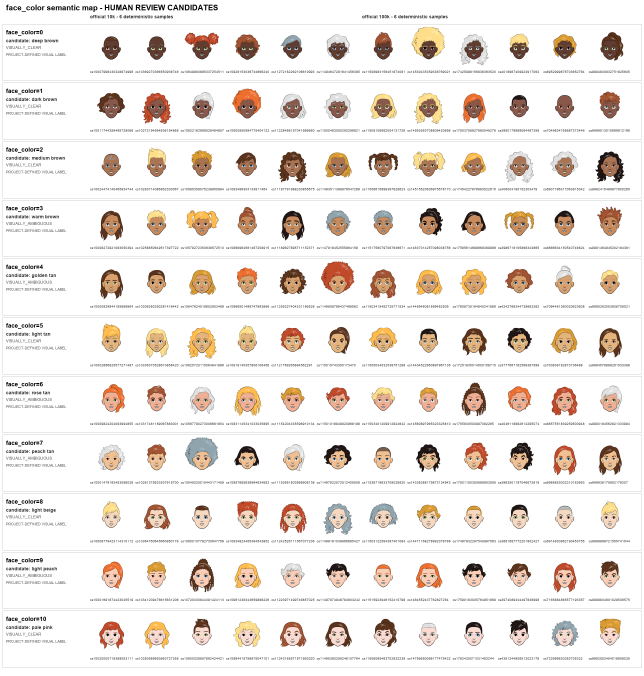
#> input picture reports/dr01_semantic_mapping/face_color_semantic_map.png, 1932 x 2028 px (shown at 1/3 size)
$ python -i build_v2_authentic64_cache.py   (imports and definitions only)
#> lines starting #> are read from the running program, lines starting #| are printed output that depends on the picture
"""Build and independently verify the canonical TRAIN-only native64 cache."""
from __future__ import annotations
import argparse, hashlib, json, os, tarfile, uuid
from pathlib import Path
import numpy as np
from PIL import Image

def sha(p:Path)->str:
 h=hashlib.sha256()
 with p.open('rb') as f:
  for b in iter(lambda:f.read(1<<20),b''):h.update(b)
 return h.hexdigest()
def pixels(stream)->np.ndarray:
 with Image.open(stream) as image:
#> image is the input picture: PIL image 1932x2028 RGB; mean R, G, B 239.7, 234.1, 229.8
  rgba=image.convert('RGBA'); white=Image.new('RGBA',rgba.size,(255,255,255,255)); rgb=Image.alpha_composite(white,rgba).convert('RGB').resize((64,64),Image.Resampling.BILINEAR)
#> after `white = Image.new('RGBA', rgba.size, (255, 255, 255, 255))`: white: PIL image 1932x2028 RGBA; every value is 255
#> after `rgb = Image.alpha_composite(white, rgba).convert('RGB').resize((64, 64`:
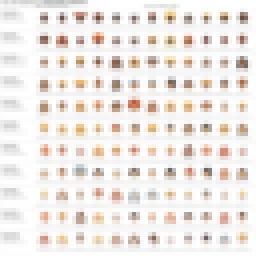
#> rgb: PIL image 64x64 RGB (shown 4 times larger); mean R, G, B 239.7, 234.1, 229.8
  return np.frombuffer(rgb.tobytes(),dtype=np.uint8).reshape(64,64,3).transpose(2,0,1).copy()
def main():
 p=argparse.ArgumentParser();p.add_argument('--data-root',type=Path,required=True);p.add_argument('--cache-dir',type=Path,required=True);a=p.parse_args()
 manifest=a.data_root/'data/processed/dr01_v1/text/10k/train.jsonl'; rows=[json.loads(x) for x in manifest.read_text(encoding='utf-8').splitlines() if x]
 if len(rows)!=8388 or any(r.get('split_role')!='TRAIN' for r in rows): raise ValueError('expected exactly canonical 8388-record TRAIN split')
 refs=[str(r['source_image_path']) for r in rows]; archives={x.split('::',1)[0] for x in refs}
 if len(archives)!=1 or any('::' not in x for x in refs): raise ValueError('original source archive references required')
 ref=next(iter(archives)); archive=Path(ref) if Path(ref).is_absolute() else a.data_root/ref; members={x.split('::',1)[1]:i for i,x in enumerate(refs)}
 a.cache_dir.mkdir(parents=True,exist_ok=True); target=a.cache_dir/'train64_rgb_uint8.npy'; meta=a.cache_dir/'train64_rgb_uint8.json'; report=a.cache_dir/'integrity_report.json'; identities=a.cache_dir/'source_identities.jsonl'
 if any(x.exists() for x in (target,meta,report,identities)): raise FileExistsError('append-only cache destination already populated')
 tmp=a.cache_dir/f'.train64.{uuid.uuid4().hex}.tmp'; out=np.lib.format.open_memmap(tmp,mode='w+',dtype=np.uint8,shape=(len(rows),3,64,64));seen=0
 with tarfile.open(archive,'r|gz') as tar:
  for member in tar:
   i=members.get(member.name)
   if i is None: continue
   stream=tar.extractfile(member)
   if stream is None: raise FileNotFoundError(member.name)
   out[i]=pixels(stream);seen+=1
 del out
 if seen!=len(rows): tmp.unlink(missing_ok=True);raise RuntimeError(f'cache incomplete: {seen}/{len(rows)}')
 os.replace(tmp,target); manifest_sha=sha(manifest); archive_sha=sha(archive); cache_sha=sha(target)
 identity_lines=''.join(json.dumps({'index':i,'image_id':r['image_id'],'source_image_path':r['source_image_path']},sort_keys=True)+'\n' for i,r in enumerate(rows)); identities.write_text(identity_lines,encoding='utf-8')
 # Independent decode: reopen original archive and reproduce sixteen fixed entries.
 probe_indices=np.random.default_rng(20261017).choice(len(rows),size=16,replace=False).tolist(); probe_members={refs[i].split('::',1)[1]:i for i in probe_indices}; cached=np.load(target,mmap_mode='r'); probes=[]
 with tarfile.open(archive,'r|gz') as tar:
  for member in tar:
   i=probe_members.get(member.name)
   if i is None: continue
   stream=tar.extractfile(member); direct=pixels(stream)
   if not np.array_equal(direct,cached[i]): raise RuntimeError(f'pixel mismatch at TRAIN index {i}')
   probes.append({'index':i,'image_id':rows[i]['image_id'],'source_image_path':refs[i],'source_member_sha256':hashlib.sha256(member.name.encode()).hexdigest(),'cache_tensor_sha256':hashlib.sha256(cached[i].tobytes()).hexdigest()})
 if len(probes)!=16: raise RuntimeError('independent source verification incomplete')
 provenance={'schema':'tiny_avatar_diffusion.v2_authentic_native64_cache_v1','train_manifest_sha256':manifest_sha,'source_archive_sha256':archive_sha,'cache_sha256':cache_sha,'source_identities_sha256':hashlib.sha256(identity_lines.encode()).hexdigest(),'shape':[8388,3,64,64],'dtype':'uint8','preprocessing':{'source':'original CartoonSet RGBA archive members','alpha_composite_background_rgba':[255,255,255,255],'resize':'Pillow BILINEAR directly 500x500 source to 64x64 RGB','intermediate_32x32_forbidden':True},'pixel_exact_independent_verification':{'seed':20261017,'passed':True,'samples':probes}}
 meta.write_text(json.dumps(provenance,indent=2,sort_keys=True)+'\n',encoding='utf-8');report.write_text(json.dumps({**provenance,'all_train_cache_entries_verified_shape':True,'protected_splits_opened':False},indent=2,sort_keys=True)+'\n',encoding='utf-8');print(json.dumps(provenance,sort_keys=True))
# [1 line not run here, left out]

>>> result = pixels('../../../reports/dr01_semantic_mapping/face_color_semantic_map.png')

$ run again, on reports/dr01_semantic_mapping/glasses_semantic_map.png
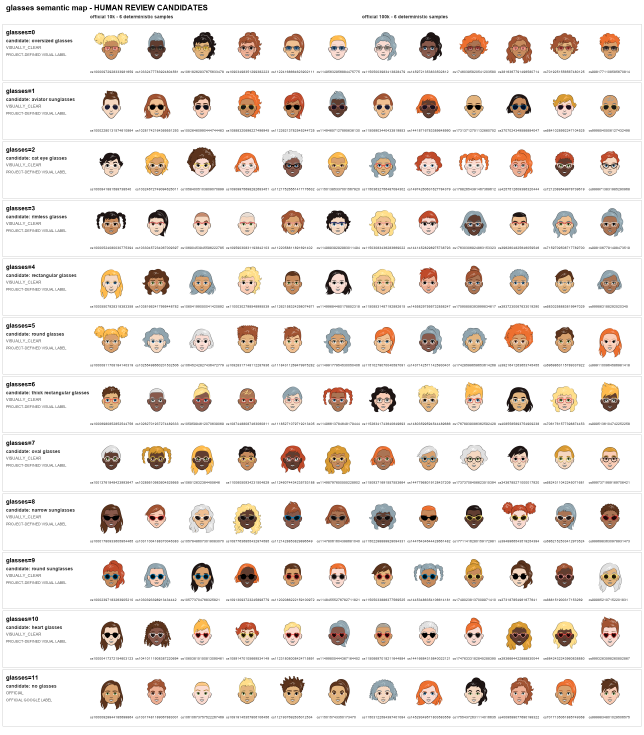
#> input picture reports/dr01_semantic_mapping/glasses_semantic_map.png, 1932 x 2204 px (shown at 1/3 size)
#> in pixels, image is the input picture: PIL image 1932x2204 RGB; mean R, G, B 239.6, 234.6, 231
#> white: PIL image 1932x2204 RGBA; every value is 255
#> in pixels, `rgb = Image.alpha_composite(white, rgba).convert('RGB').resize((64, 64`:
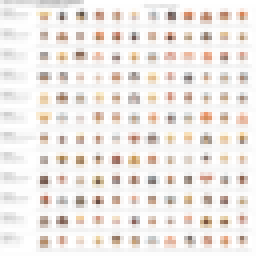
#> rgb: PIL image 64x64 RGB (shown 4 times larger); mean R, G, B 239.5, 234.5, 231

$ run again, on reports/dr01_semantic_mapping/hair_color_semantic_map.png
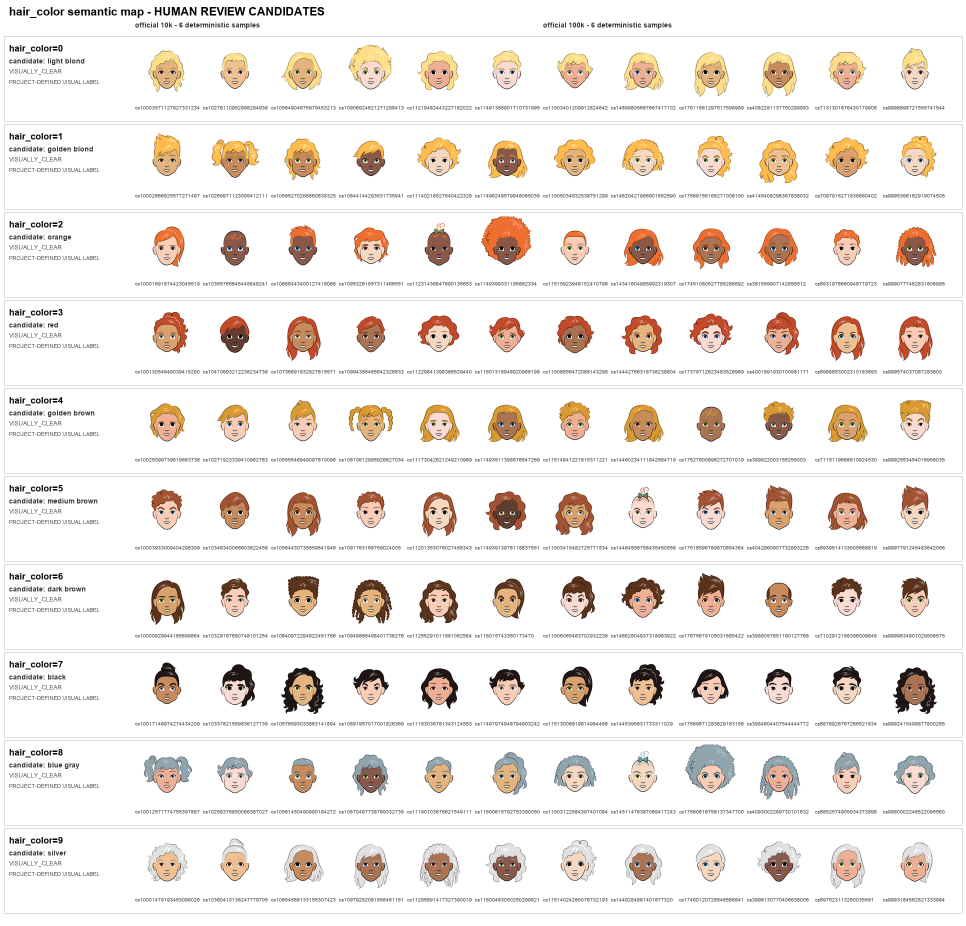
#> input picture reports/dr01_semantic_mapping/hair_color_semantic_map.png, 1932 x 1852 px (shown at 1/2 size)
#> in pixels, image is the input picture: PIL image 1932x1852 RGB; mean R, G, B 241, 235.4, 231
#> white: PIL image 1932x1852 RGBA; every value is 255
#> in pixels, `rgb = Image.alpha_composite(white, rgba).convert('RGB').resize((64, 64`:
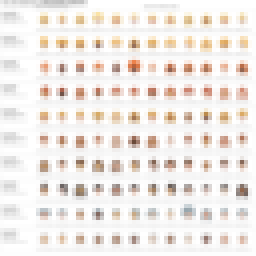
#> rgb: PIL image 64x64 RGB (shown 4 times larger); mean R, G, B 241, 235.3, 231
